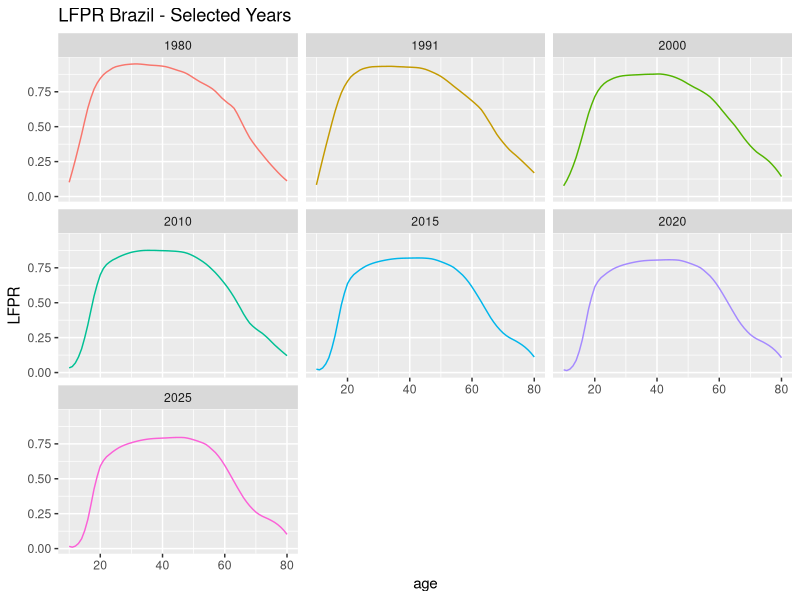
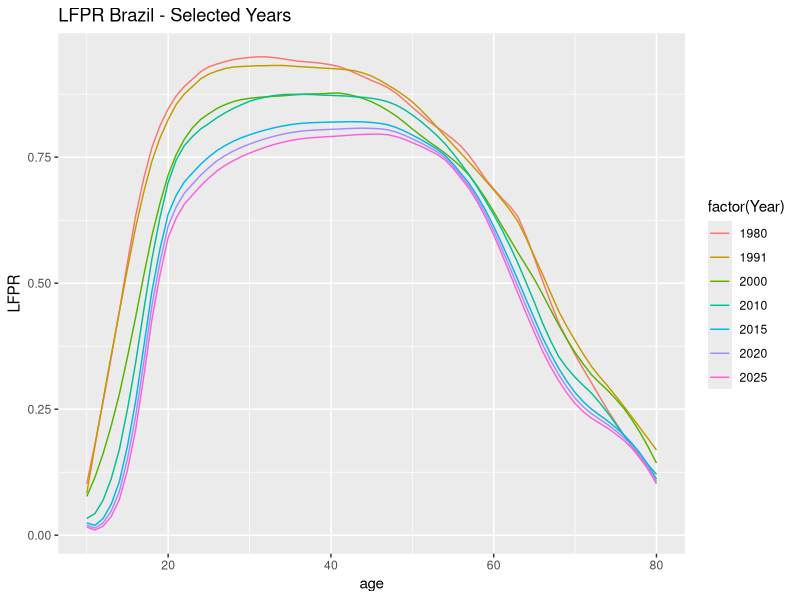
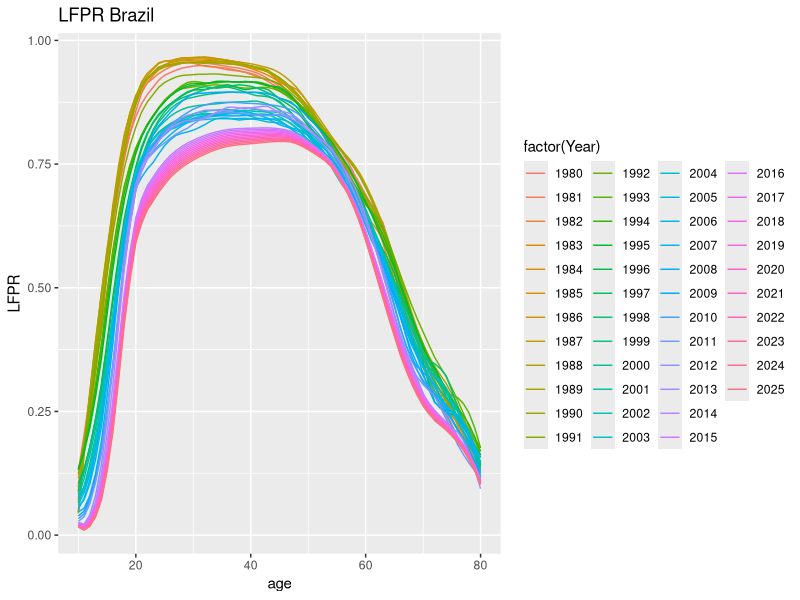
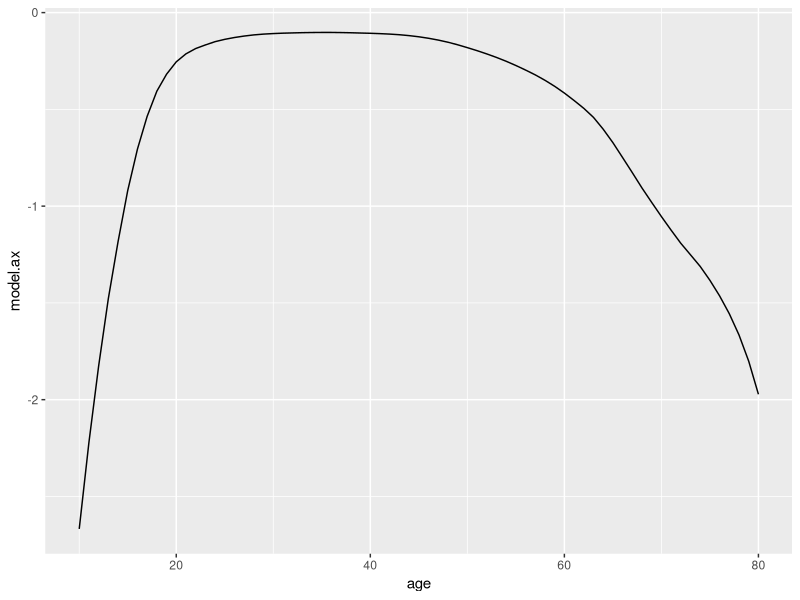
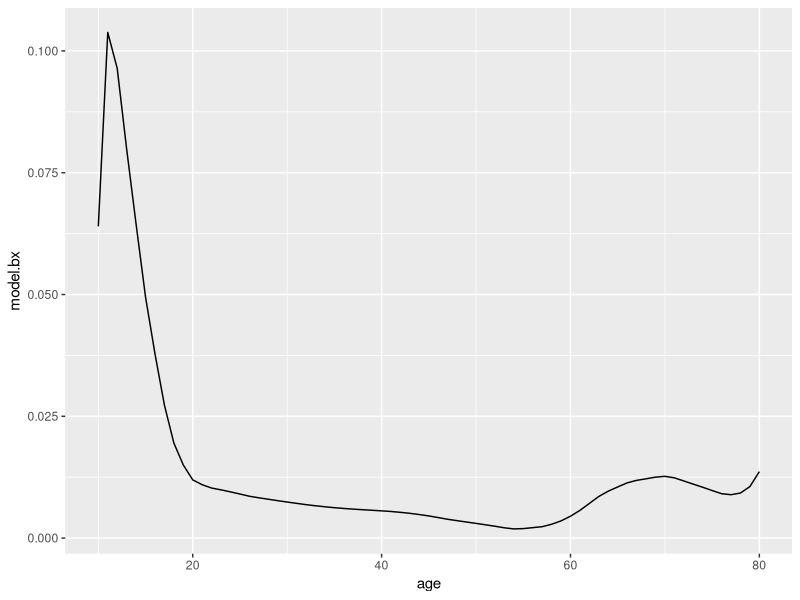
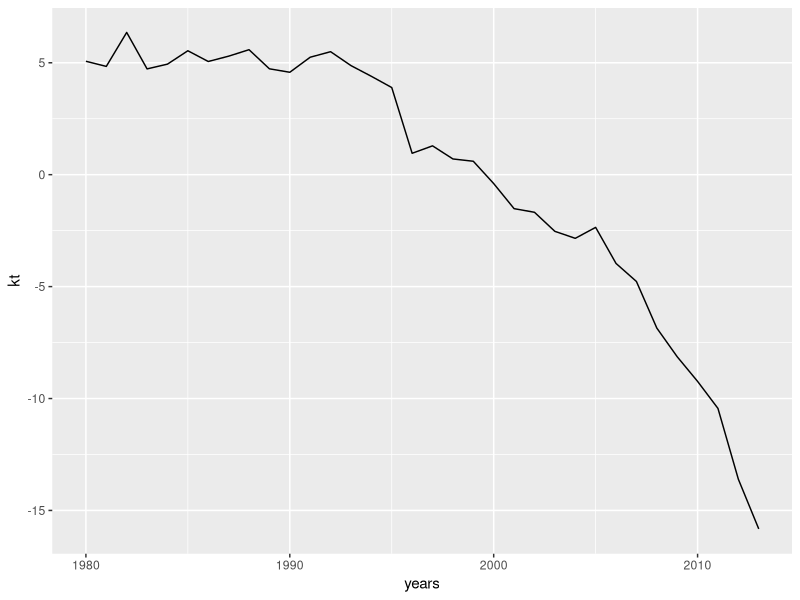

These figures' R source, in order:
# Forecasting LFPR using the Lee-Carter Method
# Original R code by Bernardo Queiroz

# Function to estimate the parameters of the model
leecarter <- function(lfpr){
	log.lfpr <- log(lfpr)
	ax <- apply(log.lfpr, 2, mean)
	swept.lfpr <- sweep(log.lfpr, 2, ax)
	svd.lfpr <- svd(swept.lfpr)
	bx <- svd.lfpr$v[ , 1]/sum(svd.lfpr$v[ , 1])
	kt <- svd.lfpr$d[1]*svd.lfpr$u[ , 1]*sum(svd.lfpr$v[ , 1])
	result <- list(ax = ax, bx = bx, kt = kt)
	return(result)
}

# Importing file and making sure it is the required format ages x years, the file is called interpolated_rates
setwd("~/Documents/Monografia/Labor Rates/")
data <- read.csv("interpolated_rates.csv", header = F)
data <- data[ , -1]
years <- seq(1980, 2013)
f.years <- seq(2014, 2025)
ages <- seq(10, 80)

# Only transpose if the data is in the format years x ages
lfpr <- t(data)

# Fitting the Lee-Carter model
model <- leecarter(lfpr)

# Data Frame with the parameters
parameters <- data.frame(model$ax, model$bx)
kt <- model$kt

# Preparing kt for forecasting
kt.diff <- diff(kt)
summary.kt <- summary(lm(kt.diff ~ 1))
kt.drift <- summary.kt$coefficients[1,1]
sec <- summary.kt$coefficients[1,2]
see <- summary.kt$sigma

# Actually forecasting kt
h <- seq(0, 11)
kt.stderr <- ( (h*see^2) + (h*sec)^2 )^.5
kt.forecast <- tail(kt, 1) + (h * kt.drift)
kt.lo.forecast <- kt.forecast - (1.96*kt.stderr)
kt.hi.forecast <- kt.forecast + (1.96*kt.stderr)

f.lfpr <- matrix(nrow = length(kt.forecast), ncol = length(ages))
for (i in 1:length(kt.forecast)){
	f.lfpr[i, ] <- exp((model$bx * kt.forecast[i]) + model$ax)
}

f.lfpr <- t(f.lfpr)
f.lfpr <- as.data.frame(f.lfpr)

# write.csv(f.lfpr, "forecast_rates.csv")

# Preparing Plot
library(reshape2)
library(ggplot2)

colnames(data) <- years
colnames(f.lfpr) <- f.years

row.names(data) <- ages
row.names(f.lfpr) <- ages

m.data <- melt(data, value.name = "LFPR", variable.name = "Year")
mf.lfpr <- melt(f.lfpr, value.name = "LFPR", variable.name = "Year")

plot.data <- rbind(m.data, mf.lfpr)
plot.data$age <- rep(seq(10, 80), each = 1, times = 46)

plot.data.select <- subset(plot.data, Year %in% c(1980, 1991, 2000, 2010, 2015, 2020, 2025))

qplot(data = plot.data.select, x = age, y = LFPR, colour = factor(Year), geom = "line", 
      main = "LFPR Brazil - Selected Years") + facet_wrap(~Year) + theme(legend.position = "none")

qplot(data = plot.data.select, x = age, y = LFPR, colour = factor(Year), geom = "line", 
      main = "LFPR Brazil - Selected Years")

qplot(data = plot.data, x = age, y = LFPR, colour = factor(Year), geom = "line", 
      main = "LFPR Brazil") + guides(col = guide_legend(ncol = 4))

parameters$age <- seq(10, 80)
qplot(data = parameters, x = age, y = model.ax, geom = "line")

qplot(data = parameters, x = age, y = model.bx, geom = "line")

plot.kt <- kt
plot.kt <- as.data.frame(plot.kt)
plot.kt$years <- seq(1980, 2013)
qplot(data = plot.kt, x = years, y = kt, geom = "line")
